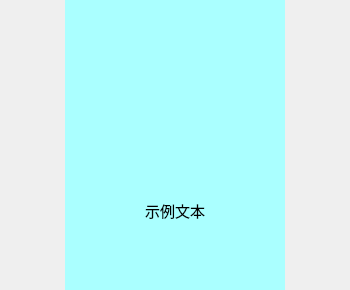
<?xml version="1.0" encoding="UTF-8"?>
<ui version="4.0">
 <class>MainWidgetClass</class>
 <widget class="QWidget" name="MainWidgetClass">
  <property name="geometry">
   <rect>
    <x>0</x>
    <y>0</y>
    <width>350</width>
    <height>290</height>
   </rect>
  </property>
  <property name="windowTitle">
   <string>MainWidget</string>
  </property>
  <widget class="QtSpineManager" name="qtSpineManagerWidget" native="true">
   <property name="geometry">
    <rect>
     <x>65</x>
     <y>0</y>
     <width>220</width>
     <height>290</height>
    </rect>
   </property>
   <property name="styleSheet">
    <string notr="true">background-color: rgb(170, 255, 255);</string>
   </property>
  </widget>
  <widget class="QFrame" name="aronaOutputTextBox">
   <property name="geometry">
    <rect>
     <x>25</x>
     <y>170</y>
     <width>300</width>
     <height>80</height>
    </rect>
   </property>
   <property name="styleSheet">
    <string notr="true">#aronaOutputTextBox {
	border-image: url('D:/Code/projects/Arona/arona-ai/frontend/AronaAI_Spine_WindowsClient/Assets/ProgramAssets/TextBox.png');
	background-position: center;
	border: 1 px solid rgb(191, 191, 191);
	border-radius: 10px;
}</string>
   </property>
   <property name="frameShape">
    <enum>QFrame::StyledPanel</enum>
   </property>
   <property name="frameShadow">
    <enum>QFrame::Raised</enum>
   </property>
   <widget class="QLabel" name="aronaOutputText">
    <property name="geometry">
     <rect>
      <x>10</x>
      <y>10</y>
      <width>280</width>
      <height>60</height>
     </rect>
    </property>
    <property name="font">
     <font>
      <family>微软雅黑</family>
      <pointsize>11</pointsize>
     </font>
    </property>
    <property name="text">
     <string>示例文本</string>
    </property>
    <property name="alignment">
     <set>Qt::AlignCenter</set>
    </property>
    <property name="wordWrap">
     <bool>true</bool>
    </property>
   </widget>
  </widget>
 </widget>
 <layoutdefault spacing="6" margin="11"/>
 <customwidgets>
  <customwidget>
   <class>QtSpineManager</class>
   <extends>QWidget</extends>
   <header>spine/QtSpineManager.h</header>
   <container>1</container>
  </customwidget>
 </customwidgets>
 <resources>
  <include location="MainWidget.qrc"/>
 </resources>
 <connections/>
</ui>
